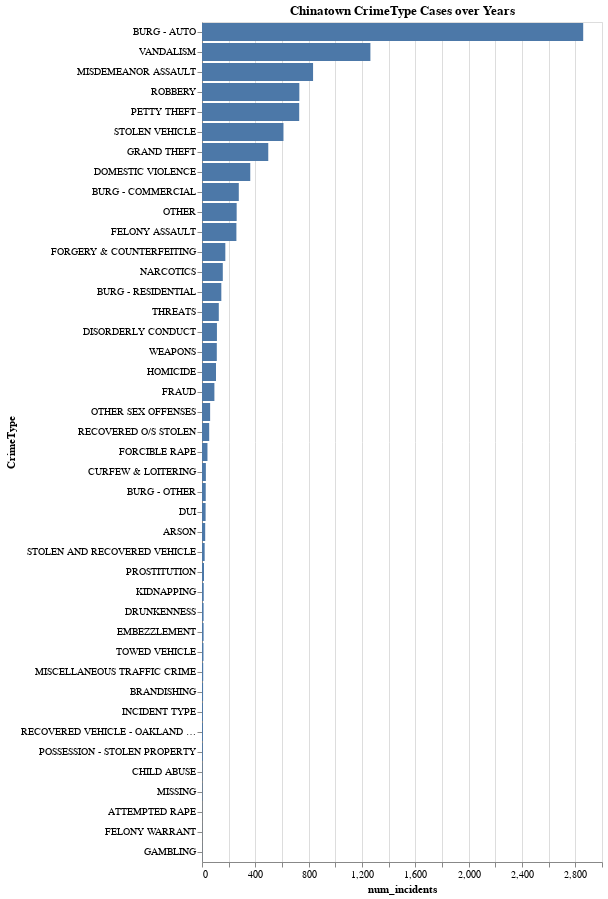

Here is the notebook cell this chart was saved with:
### Code cell
alt.Chart(crime_type_03X).mark_bar().encode(
    y=alt.Y("CrimeType", axis=alt.Axis(tickMinStep=1),  sort='-x'),
    x="num_incidents:Q"
).properties(
    title="Chinatown CrimeType Cases over Years"
)

### Figure 1 — Vega-Lite specification as saved in the notebook (floating-point values rounded to 4 significant figures)
{"config": {"view": {"continuousWidth": 400, "continuousHeight": 300}}, "data": {"name": "data-b54e7bef561600506d8df38ed11aa260"}, "mark": "bar", "encoding": {"x": {"type": "quantitative", "field": "num_incidents"}, "y": {"type": "nominal", "axis": {"tickMinStep": 1}, "field": "CrimeType", "sort": "-x"}}, "title": "Chinatown CrimeType Cases over Years", "$schema": "https://vega.github.io/schema/vega-lite/v4.8.1.json", "datasets": {"data-b54e7bef561600506d8df38ed11aa260": [{"CrimeType": "ARSON", "num_incidents": 24}, {"CrimeType": "ATTEMPTED RAPE", "num_incidents": 1}, {"CrimeType": "BRANDISHING", "num_incidents": 8}, {"CrimeType": "BURG - AUTO", "num_incidents": 2859}, {"CrimeType": "BURG - COMMERCIAL", "num_incidents": 276}, {"CrimeType": "BURG - OTHER", "num_incidents": 28}, {"CrimeType": "BURG - RESIDENTIAL", "num_incidents": 145}, {"CrimeType": "CHILD ABUSE", "num_incidents": 3}, {"CrimeType": "CURFEW & LOITERING", "num_incidents": 29}, {"CrimeType": "DISORDERLY CONDUCT", "num_incidents": 112}, {"CrimeType": "DOMESTIC VIOLENCE", "num_incidents": 362}, {"CrimeType": "DRUNKENNESS", "num_incidents": 12}, {"CrimeType": "DUI", "num_incidents": 27}, {"CrimeType": "EMBEZZLEMENT", "num_incidents": 12}, {"CrimeType": "FELONY ASSAULT", "num_incidents": 258}, {"CrimeType": "FELONY WARRANT", "num_incidents": 1}, {"CrimeType": "FORCIBLE RAPE", "num_incidents": 41}, {"CrimeType": "FORGERY & COUNTERFEITING", "num_incidents": 175}, {"CrimeType": "FRAUD", "num_incidents": 93}, {"CrimeType": "GAMBLING", "num_incidents": 1}, {"CrimeType": "GRAND THEFT", "num_incidents": 497}, {"CrimeType": "HOMICIDE", "num_incidents": 105}, {"CrimeType": "INCIDENT TYPE", "num_incidents": 7}, {"CrimeType": "KIDNAPPING", "num_incidents": 13}, {"CrimeType": "MISCELLANEOUS TRAFFIC CRIME", "num_incidents": 9}, {"CrimeType": "MISDEMEANOR ASSAULT", "num_incidents": 833}, {"CrimeType": "MISSING", "num_incidents": 3}, {"CrimeType": "NARCOTICS", "num_incidents": 156}, {"CrimeType": "OTHER", "num_incidents": 260}, {"CrimeType": "OTHER SEX OFFENSES", "num_incidents": 61}, {"CrimeType": "PETTY THEFT", "num_incidents": 729}, {"CrimeType": "POSSESSION - STOLEN PROPERTY", "num_incidents": 6}, {"CrimeType": "PROSTITUTION", "num_incidents": 15}, {"CrimeType": "RECOVERED O/S STOLEN", "num_incidents": 54}, {"CrimeType": "RECOVERED VEHICLE - OAKLAND STOLEN", "num_incidents": 7}, {"CrimeType": "ROBBERY", "num_incidents": 730}, {"CrimeType": "STOLEN AND RECOVERED VEHICLE", "num_incidents": 20}, {"CrimeType": "STOLEN VEHICLE", "num_incidents": 611}, {"CrimeType": "THREATS", "num_incidents": 126}, {"CrimeType": "TOWED VEHICLE", "num_incidents": 11}, {"CrimeType": "VANDALISM", "num_incidents": 1263}, {"CrimeType": "WEAPONS", "num_incidents": 111}]}}
